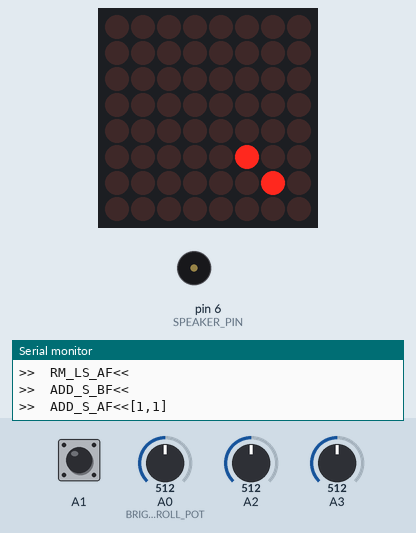
Recording of a sketch running on a simulated Arduino Uno, built with avr-gcc and run on an emulated ATmega328P. On the bench: 8×8 LED matrix, buzzer (waves = sounding), the last lines printed to the serial monitor. Inputs (shaded band) come from the test bench; at power-on: A1 HIGH, A2 = 512, A3 = 512, A0 (BRIGHTNESS_CONTROLL_POT) = 512. Random numbers use the default seed unless the sketch sets one.

Above: at 1.26 s.
1.3 s: A1 pulled LOW for 0.15 s
At 2.4 s:
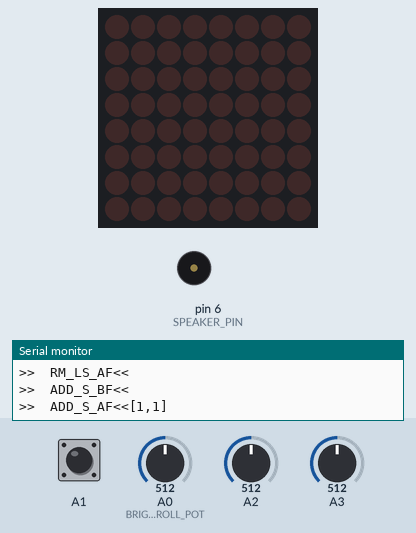
2.9 s: A1 pulled LOW for 1 s
At 3.0 s:
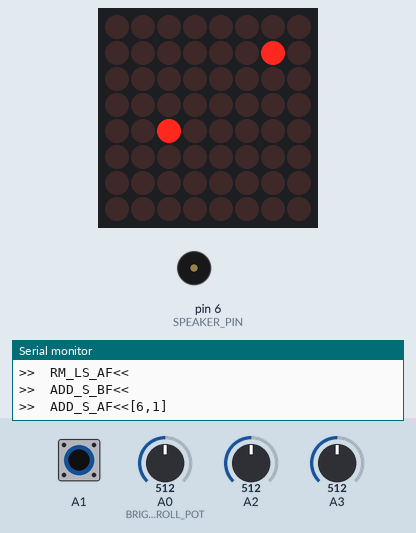
4.5 s: A2 set to 348
6.0 s: A2 set to 327
At 7.36 s:
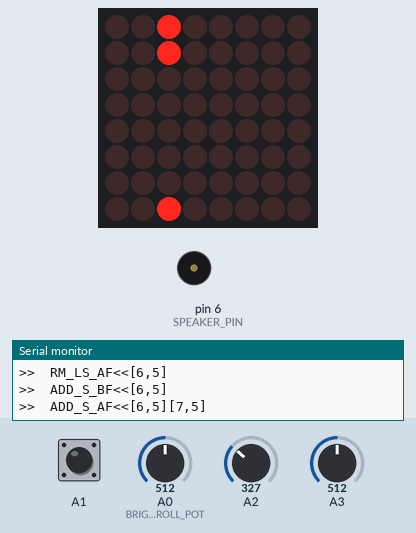
8.0 s: A3 set to 270
9.9 s: A3 set to 238
At 10.2 s:
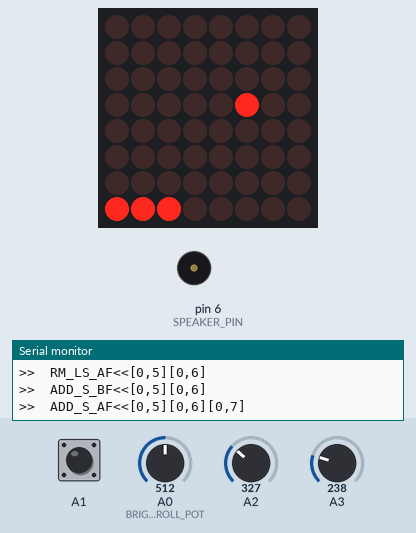
Timing chart, 0 to 12.9 s (numbered marks = the images above; inputs shaded):
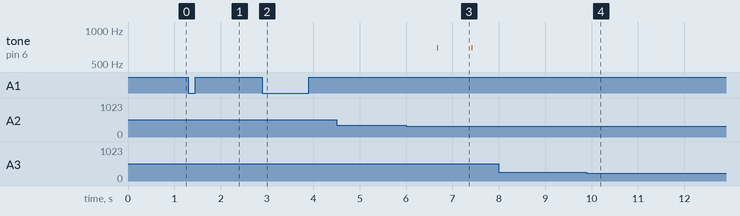

The sketch:

snake3.ino
```cpp
/*
Name:		 snake3.ino
Created:	 27/02/2018 12:24:37 PM
Author:	     smeul
Description: snake game on 8x8 led matrix

Components:
    Arduino Micro
    JoystickCtrl
    8x8 lex matrix


    Program snake3 bits: 7,596 bytes (used 26% of a 28,672 byte maximum) (8.66 secs)
    Minimum Memory Usage: 495 bytes (19% of a 2560 byte maximum)

    Program snake3 bits: 7,650 bytes (used 27% of a 28,672 byte maximum) (1.89 secs)
    Minimum Memory Usage: 493 bytes (19% of a 2560 byte maximum)

    Program snake3 size: 8,268 bytes (used 29% of a 28,672 byte maximum) (9.77 secs)
    Minimum Memory Usage: 496 bytes (19% of a 2560 byte maximum)

    Program snake3 size: 8,614 bytes (used 30% of a 28,672 byte maximum) (2.93 secs)
    Minimum Memory Usage: 529 bytes (21% of a 2560 byte maximum)

    Program snake3 size: 8,712 bytes (used 30% of a 28,672 byte maximum) (2.52 secs)
    Minimum Memory Usage: 529 bytes (21% of a 2560 byte maximum)

    Program snake3 size: 9,818 bytes (used 34% of a 28,672 byte maximum) (2.95 secs)
    Minimum Memory Usage: 575 bytes (22% of a 2560 byte maximum)

    Program snake3 size: 11,404 bytes (used 40% of a 28,672 byte maximum) (2.33 secs)
    Minimum Memory Usage: 707 bytes (28% of a 2560 byte maximum)

    Program snake3 size: 12,446 bytes (used 43% of a 28,672 byte maximum) (3.85 secs)
    Minimum Memory Usage: 787 bytes (31% of a 2560 byte maximum)

    Program snake3 size: 12,186 bytes (used 43% of a 28,672 byte maximum) (5.40 secs)
    Minimum Memory Usage: 702 bytes (27% of a 2560 byte maximum)
*/

#include "globalConstants.h"

#include "Snake.h"
#include "Sound.h"
#include "Joystick.h"
#include "LedMatrix.h"
#include "TimedAction.h"

#include "SerialCtrl.h"
//////////////////////////////////////////////////////////////////////////////////////
// main game objects
//
// buzzer
Sound     speaker(SPEAKER_PIN);
// led matrix configured with its data pins
LedMatrix ledMatrix = LedMatrix(DIN, CLK, CS);
// joystick which acts as the main movement controller
JoystickCtrl joystickCtrl  = JoystickCtrl(JOYSTICK_X, JOYSTICK_Y, JOYSTICK_SW, CB_startStopGame);
SerialCtrl keybCtrl;

Snake     snake;
// cookie position
Point     cookie;
//////////////////////////////////////////////////////////////////////////////////////
// game step -> moves the snake 1 steps plus other checks
TimedAction gameStep_action        (GAME_SPEED,                CB_performGameStep);
// potentiometer callback
TimedAction checkPot_action        (POTENTIOMETER_CHECK_DELAY, CB_potentiometerCheck);
// joystick switch
TimedAction joystickSW_action      (JOYSTICK_SW_CHECK_DELAY,   CB_joystickSwCheck);
//////////////////////////////////////////////////////////////////////////////////////
// the game state and end animations
GameState gameState;
TimedAction gameEndAnimation_action(25, CB_flashEndAnimation, CB_postGameEndAnimation, 7);

TimedAction endGameAnimation_1( 50, CB_randomLedFlasher_1);
TimedAction endGameAnimation_2(110, CB_randomLedFlasher_2);
TimedAction endGameAnimation_3(220, CB_randomLedFlasher_3);
TimedAction endGameAnimation_4(330, CB_randomLedFlasher_4);
//////////////////////////////////////////////////////////////////////////////////////

char note[] = "A4";
int  beat = 4;
int  tempo = 60;

void setup()
{
    Serial.begin(115200);
    // invalid untill setup is finished
    gameState = GameState::INVALID;
    // brightness controll
    pinMode(BRIGHTNESS_CONTROLL_POT, INPUT);
    // init the led displays
    ledMatrix.startUp();
    // register move controllers
    snake.registerMoveController(&joystickCtrl);
    snake.registerMoveController(&keybCtrl);
    // reset the snake
    snake.resetSnake();
    //
    spawnFood();
    // start the game
    gameState = GameState::RUNNING;
}


void loop()
{
    checkPot_action.check();
    joystickSW_action.check();
    switch (gameState)
    {
    case GameState::RUNNING:
        gameStep_action.check();
        break;

    case GameState::RESTARTED:
        gameState = GameState::RUNNING;
        gameEndAnimation_action.reset();
        ledMatrix.resetLedState();
        snake.resetSnake();
        spawnFood();
        break;

    case GameState::GAMEOVER_FLASH_END_ANIMATION:
        gameEndAnimation_action.check();
        break;

    case GameState::GAMEOVER:
        endGameAnimation_1.check();
        endGameAnimation_2.check();
        endGameAnimation_3.check();
        endGameAnimation_4.check();
        break;

    case GameState::STOPPED:
        ledMatrix.clearDisplay(0);
        break;
    }
}

void CB_potentiometerCheck()
{
    ledMatrix.setLedIntensity(map(analogRead(BRIGHTNESS_CONTROLL_POT), 0, 1023, 1, 15));
}

void CB_joystickSwCheck()
{
    joystickCtrl.checkSwitch();
}

void CB_performGameStep()
{
    if (gameState == GameState::RUNNING)
    {
        /* MOVE SNAKE                   */
        // movement is handled by the snake via the movement controller
        snake.moveSnake();

        /* IS WE EATING A COOKIE?!      */
        if (snake.eatsCookie(cookie))
        {
            speaker.playNote(SND_COOKIE_EATEN_TONE, SND_COOKIE_EATEN_DELAY);
            spawnFood();
        }
        else
        {
            snake.removeLastSegment();
        }
        snake.addNewSegment();

        /* UPDATE LED DISPLAY           */
        ledMatrix.display(snake, cookie);

        /* CHECK FOR END-GAME CONDITION */
        if (snake.eatsTail())
        {
            gameState = GameState::GAMEOVER_FLASH_END_ANIMATION;
        }
    }
}

///////////////////////////////////////////////
// JOYSTICK SWITCH CALLBACK
//
// Stop the game if it's running
// Restart it if... anything else
//
void CB_startStopGame()
{
    switch (gameState)
    {
    case GameState::RUNNING:
        gameState = GameState::STOPPED;
        break;

    default:
        gameState = GameState::RESTARTED;
        break;
    }
}

void spawnFood()
{
    do
    {
        cookie.x = random(8);
        cookie.y = random(8);
    } while (snake.segmentExists(cookie));
}

void CB_flashEndAnimation()
{
    for (int i = 0; i < snake.getLength(); i++)
        ledMatrix.setLed(0, 7-snake[i].x, 7-snake[i].y, 0);
    delay(200);

    for (int i = 0; i < snake.getLength(); i++)
        ledMatrix.setLed(0, 7-snake[i].x, 7-snake[i].y, 1);
    delay(200);
}

void CB_postGameEndAnimation()
{
    gameState = GameState::GAMEOVER;
}

void CB_randomLedFlasher_1()
{
    ledMatrix.setLed(0, random(8), random(8), random(1000) % 2);
}

void CB_randomLedFlasher_2()
{
    ledMatrix.setLed(0, random(8), random(8), random(1000) % 2);
}

void CB_randomLedFlasher_3()
{
    ledMatrix.setLed(0, random(8), random(8), random(1000) % 2);
    ledMatrix.setLed(0, random(8), random(8), random(1000) % 2); delay(5);
    ledMatrix.setLed(0, random(8), random(8), random(1000) % 2);
}

void CB_randomLedFlasher_4()
{
    ledMatrix.setLed(0, random(8), random(8), random(1000) % 2); delay(5);
    ledMatrix.setLed(0, random(8), random(8), random(1000) % 2); delay(5);
    ledMatrix.setLed(0, random(8), random(8), random(1000) % 2); delay(5);
    ledMatrix.setLed(0, random(8), random(8), random(1000) % 2);
}
```

Board.cpp
```cpp
#include "Board.h"


Board::Board(unsigned char _w, unsigned char _h, unsigned char _idx)
{
    idx = _idx;
    w = _w;
    h = _h;
}

Board::~Board()
{ }

inline bool Board::isPositionInside(char x, char y)
{
    return ( (0<=x && x<=w) && (0 <= y && y <= h) );
}
```

Board.h
```cpp
#pragma once

#include "Point.h"

class Board {
private:
    unsigned char idx;
    unsigned char w;
    unsigned char h;
    Point cookie; // TODO: move from here

public:
    Board()
    {
        Board(0, 8, 8);
    }
    Board(unsigned char _idx, unsigned char _w, unsigned char _h);
    ~Board();

    void setW(unsigned char _w) { w = _w; }
    void setH(unsigned char _h) { h = _h; }
    inline bool isPositionInside(char x, char y);
};
```

DebouncedButton.cpp
```cpp
#include "Arduino.h"
#include "DebouncedButton.h"

void DebouncedButton::checkButton()
{
    /* read the button's pin value                   */
    int currentState = digitalRead(pinNumber);
    /* if the state has changed get the current time */
    if (currentState != lastButtonState)
    {
        lastDebounceTime = millis();
    }
    /* we have passed our debouncing delay time      */
    if ((millis() - lastDebounceTime) > debounceDelay)
    {
        if (currentState != buttonState)
        {
            buttonState = currentState;
        }
    }

    lastButtonState = currentState;

    if (lastButtonState == HIGH && buttonHandled == true)
        buttonHandled = false;

    if (lastButtonState == LOW)
    {
        // button is already handled => return
        if (true == buttonHandled && callbackMethod == CallbackMethod::ONCE_ON_CLICK_DOWN)
            return;
        /* CALL THE CALLBACK :) */
        buttonCallback();
        // button has been handled
        buttonHandled = true;
    }
}
```

DebouncedButton.h
```cpp
////////////////////////////////////////////////////////////////////////////////////////
// Author       : smeualex
// Date         : 25.02.2018
// Version      : 1.00
// Description  : Arduino helper library to callback a function when a button is pressed
//
// TODO 1       : Check for diferent button connections: pulled high, pulled low
// TODO 2       : Create relevant examples
// TODO 3       : Move this into a library of its own
////////////////////////////////////////////////////////////////////////////////////////

#pragma once
#include "Arduino.h"

class DebouncedButton {

public:
    enum CallbackMethod {
        ONCE_ON_CLICK_DOWN,
        // ONCE_ON_CLICK_UP, // --> ignored for now
        CONTINUOUS
    };

private:
    int pinNumber;                  /* arduino pin number where the button is connected   */
    void(*buttonCallback)();        /* callback when the button is pressed                */

    int buttonState;                /* the current reading from the input pin             */
    int lastButtonState;            /* the previous reading from the input pin            */
    unsigned long lastDebounceTime; /* the last time the output pin was toggled           */
    unsigned long debounceDelay;    /* the debounce time; increase if the output flickers */
    bool buttonHandled;             /* used internally when button's action is handled    */
    CallbackMethod callbackMethod;

    void setPinMode(int _pinMode)
    {
        if(_pinMode == INPUT || _pinMode == OUTPUT || _pinMode == INPUT_PULLUP)
            pinMode(pinNumber, _pinMode);
    }

    void setPinState(int state)
    {
        if (state == HIGH || state == LOW)
            digitalWrite(pinNumber, state);
    }

public:
    DebouncedButton(int _pinNumber,
                    void(*_f)(),
                    int _delay,
                    int _pinMode = INPUT_PULLUP,
                    int _pinState = HIGH,
                    CallbackMethod _callbackMethod = CallbackMethod::ONCE_ON_CLICK_DOWN)
    {
        pinNumber        = _pinNumber;
        buttonCallback   = _f;
        debounceDelay    = _delay;
        lastDebounceTime = 0;
        lastButtonState  = LOW;
        buttonHandled    = false;
        callbackMethod   = _callbackMethod;
        setPinMode(_pinMode);
        setPinState(_pinState);
    }

    ~DebouncedButton() { };

    /* PUBLIC ACCESSORS                                    */
    void putHigh()              { setPinState(HIGH);        }
    void putLow()               { setPinState(LOW);         }
    void setAsInput()           { setPinMode(INPUT);        }
    void setAsInput_Pullup()    { setPinMode(INPUT_PULLUP); }
    void setAsOutput()          { setPinMode(OUTPUT);       }

    void checkButton();
};
```

IMovement.h
```cpp
#pragma once

/*
 * Movement interface
 * Any class implementing this can act as a movement controller
 * by sending the appropriate move direction to the snake
 *
 */
class IMovement {
public:
    enum moveDirection {
        UP = 0,
        RIGHT,
        DOWN,
        LEFT,
        KEEP_CURRENT,
        STILL
    };
    virtual moveDirection getDirection() = 0;
};
```

Joystick.cpp
```cpp
#include "Joystick.h"
#include "Arduino.h"

/*
 * Read value from X or Y axis
 * Normalize the value to the norm_range interval
 *
 * Returns the distance from center as a signed int
 */
int JoystickCtrl::readAxis(int axis)
{
    if (axis != pin_X && axis != pin_Y)
        return 0;

    int normValue = map(analogRead(axis), 0, 1023, 0, norm_range);
    int distance_from_center = normValue - center;

    if (abs(distance_from_center) < move_threshold)
        distance_from_center = 0;

    return distance_from_center;
}


IMovement::moveDirection JoystickCtrl::getDirection()
{
    int x = readAxis(pin_X);
    int y = readAxis(pin_Y);

    /* We are on one of the diagonals               */
    /* Keep the current direction because we do not */
    /*    have diagonal movement                    */
    if( abs(x) == abs(y) )
        return IMovement::moveDirection::KEEP_CURRENT;

    /* Area I   -> RIGHT                            */
    if (x > 0 && x > y)
        return IMovement::moveDirection::RIGHT;

    /* Area III -> LEFT                             */
    if (x < 0 && x < y)
        return IMovement::moveDirection::LEFT;

    /* Area II  -> DOWN                             */
    /*
     * This is actually the UP direction but due
     * to the way the snake is held in memory the
     * UP / DOWN are reversed
     */
    if (y > 0 && y > x)
        return IMovement::moveDirection::DOWN;

    /* Area IV -> UP                                */
    if (y < 0 && y < x)
        return IMovement::moveDirection::UP;
}
```

Joystick.h
```cpp
#pragma once
#include "globalConstants.h"
#include "DebouncedButton.h"
#include "IMovement.h"

/*
The joystick is handling only 4 movements on X and Y axis.
No diagonal handling on the snake game.

The plane of the joystick is divided into 4 areas as follows:
Area I   : Left
Area II  : Up
Area III : Right
Area IV  : Down

If the joystick is on the diagonals the current movement
direction is kept.

^ Y axis
|
|
+---------+
|\   |   /|
| \  II / |
|  \---/  | ======> +move_threshold
|I |\|/|  |
|I | o-|I-| -------> X axis  - Joystick center & origin
|I |/ \|  |
|  /---\  | ======> -move_threshold
| /     \ |
|/   IV  \|
+---------+
*/

class JoystickCtrl : public IMovement {
private:
    DebouncedButton* sw;    /* Button handler                   */
    void(*CB_switch)();     /* Callback when the SW is pressed  */

    int pin_X;              /* Arduino pin for X axis           */
    int pin_Y;              /* Arduino pin for Y axis           */
    int pin_SW;             /* Arduino pin for SW button        */

    int norm_range;         /* Normalized range from the raw values coming from the ADC      */
    int move_threshold;     /* Read values in [center-move_threshold, center+move_threshold] */
                            /* are ignored and are not treated as movement                   */
    int center;             /* Center position in the normalized range                       */

    int readAxis(int axis); /* Helper method to get X/Y axis values from the joystick        */
public:
    JoystickCtrl(const int _x,              // Arduino X axis pin
                 const int _y,              // Arduino Y axis pin
                 const int _sw,             // Arduino SW pin
                 void(*sw_callback)())      // Button pressed callback
    {
        pin_X  = _x;
        pin_Y  = _y;
        pin_SW = _sw;
        CB_switch = sw_callback;

        sw = new DebouncedButton(pin_SW, CB_switch, DEBOUNCING_DELAY);

        norm_range = 12;
        center = norm_range / 2;
        move_threshold = 3;
    };

    ~JoystickCtrl() { delete sw; sw = nullptr; };

    void checkSwitch() { sw->checkButton(); }

    IMovement::moveDirection getDirection();
};
```

LedMatrix.cpp
```cpp
#include "LedMatrix.h"

void LedMatrix::startUp()
{
    for (int address = 0; address<getDeviceCount(); address++)
    {
        shutdown(address, false);
        setLedIntensity();
        clearDisplay(address);
    }
}

void LedMatrix::setLedIntensity(int val)
{
    if (ledIntensity != val)
    {
        for (int i = 0; i < getDeviceCount(); i++)
            setIntensity(i, val);
        ledIntensity = val;
    }
}

void LedMatrix::updateLedState(Snake& snake, Point& cookie)
{
    for (byte i = 0; i < snake.getLength(); i++)
        leds[7 - snake[i].y] |= (B10000000 >> (7 - snake[i].x));
    leds[7 - cookie.y] |= (B10000000 >> (7 - cookie.x));
}

void LedMatrix::display(Snake& snake, Point& cookie)
{
    resetLedState();
    updateLedState(snake, cookie);
    display();
}

void LedMatrix::display()
{
    for (int d = 0; d < getDeviceCount(); d++)
    {
        for (int i = 0; i < 8; i++)
        {
            setColumn(d, i, leds[i]);
            delayMicroseconds(50);
        }
    }
}
void LedMatrix::invertLeds()
{
    for (int i = 0; i < 8; i++)
        leds[i] ^= B11111111;
}
```

LedMatrix.h
```cpp
#pragma once
#include "Snake.h"
#include "LedControl.h"

class LedMatrix : public LedControl
{
#define LM_MAX_LED_INTENSITY 15
#define LM_MIN_LED_INTENSITY 1

    int  ledIntensity;
    byte leds[8];
public:
    LedMatrix(int data, int clk, int cs, int n = 1) : LedControl(data, clk, cs, n) { };
    ~LedMatrix() { };

    void startUp();
    void setLedIntensity(int val = 4);

    void updateLedState(Snake& snake, Point& cookie);
    void display(Snake& snake, Point& cookie);
    void display();
    void resetLedState(){ memset(leds, 0, sizeof(leds)); }

    void invertLeds();
};
```

Point.h
```cpp
#pragma once

#include "Arduino.h"

class Point
{
public:
    Point()                                 { x = 0;  y = 0;                      }
    Point(byte pX, byte pY)                 { x = pX; y = pY;                     }

    Point& operator=(Point p)               { x = p.x; y = p.y; return *this;     }
    bool operator==(const Point &p) const   { return ((x == p.x) && (y == p.y) ); }
    bool operator!=(const Point &p) const   { return !(*this == p);               }

    byte x;
    byte y;
};
```

SerialCtrl.cpp
```cpp
#include "Arduino.h"
#include "SerialCtrl.h"

IMovement::moveDirection SerialCtrl::getDirection()
{
    switch (Serial.read())
    {
    case 'w':
    case 'W':
        return IMovement::moveDirection::DOWN;
        break;

    case 'a':
    case 'A':
        return IMovement::moveDirection::LEFT;
        break;

    case 's':
    case 'S':
        return IMovement::moveDirection::UP;
        break;

    case 'd':
    case 'D':
        return IMovement::moveDirection::RIGHT;
        break;

    default:
        return IMovement::moveDirection::KEEP_CURRENT;
    }
}
```

Source omitted: SerialCtrl.h (201 bytes), Snake.cpp (3322 bytes), Snake.h (1624 bytes), Sound.cpp (228 bytes), Sound.h (2106 bytes), TimedAction.cpp (1700 bytes), TimedAction.h (1338 bytes), globalConstants.h (1373 bytes)

Measured:
- the behaviour switches between 341 and 340 on A2 (found by bisection; images 2 and 3)
- the behaviour switches between 256 and 255 on A3 (found by bisection; images 3 and 4)
- after the input at 2.9 s, the display: changes at once (image 2)
- after the input at 6.0 s, tone on pin 6 (SPEAKER_PIN): alternates 698 Hz for 0.02 s and silent for 0.73 s, starting after 0.67 s
